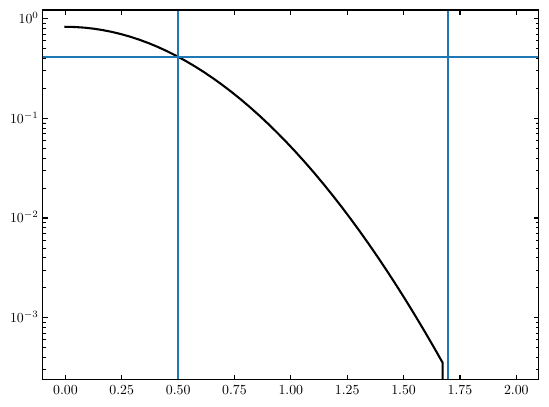

Recreate this plot in Python.
import numpy as np
import matplotlib.pyplot as pp
from martini.sph_kernels import WendlandC2Kernel, GaussianKernel, \
    CubicSplineKernel, WendlandC6Kernel
from astropy import units as U
from matplotlib.backends.backend_pdf import PdfPages

with PdfPages('k.pdf') as pdffile:
    for K in (GaussianKernel(truncate=4.), WendlandC2Kernel(),
              CubicSplineKernel(), WendlandC6Kernel()):
        pp.clf()
        r = np.linspace(0, 2, 50)
        pp.semilogy(r, K.eval_kernel(r, 1), '-k')
        pp.axhline(K.eval_kernel(0, 1) / 2)
        fwhm = 1  # all kernels should be implemented s.t. this is true
        pp.axvline(fwhm / 2)
        pp.axvline(fwhm * K.size_in_fwhm)
        pp.savefig(pdffile, format='pdf')
        pp.clf()
        vmax = 100
        h = 50

        r = np.arange(0, vmax)
        rmid = .5 * (r[1:] + r[:-1])
        dr = r[1] - r[0]

        xgrid, ygrid = np.meshgrid(
            np.r_[r[1:][::-1], r],
            np.r_[r[1:][::-1], r]
        )
        rgrid = np.sqrt(
            np.power(xgrid, 2)
            + np.power(ygrid, 2)
        )
        for ri in rmid:
            eval_grid = rgrid <= ri
            dij = np.vstack((xgrid[eval_grid], ygrid[eval_grid]))
            try:
                IKi = dr ** 2 * np.sum(K.px_weight(
                    dij * U.pix,
                    h * np.ones(rgrid.shape)[eval_grid].flatten() * U.pix
                ))
            except NotImplementedError:
                pass
            else:
                pp.plot(
                    ri / h,
                    IKi,
                    '.r',
                    zorder=0
                )

        r = np.linspace(0, 2, 50)
        rmid = .5 * (r[1:] + r[:-1])
        dr = r[1] - r[0]
        xgrid, ygrid, zgrid = np.meshgrid(
            np.r_[r[1:][::-1], r],
            np.r_[r[1:][::-1], r],
            np.r_[r[1:][::-1], r]
        )
        rgrid = np.sqrt(
            np.power(xgrid, 2)
            + np.power(ygrid, 2)
            + np.power(zgrid, 2)
        )
        Rgrid = np.sqrt(
            np.power(xgrid, 2)
            + np.power(ygrid, 2)
        )
        for ri in rmid:
            eval_grid = Rgrid <= ri
            pp.plot(
                ri,
                dr ** 3 * np.sum(K.eval_kernel(rgrid[eval_grid], 1)),
                'xb',
                zorder=-1
            )

        GK = GaussianKernel()
        for ri in rmid:
            eval_grid = Rgrid <= ri
            pp.plot(
                ri,
                dr ** 3 * np.sum(GK.eval_kernel(rgrid[eval_grid], 1)),
                '+g',
                zorder=-2
            )
        pp.savefig(pdffile, format='pdf')
